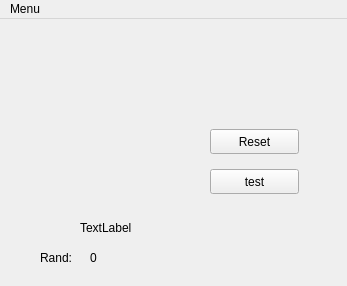
<?xml version="1.0" encoding="UTF-8"?>
<ui version="4.0">
 <class>MainWindow</class>
 <widget class="QMainWindow" name="MainWindow">
  <property name="geometry">
   <rect>
    <x>0</x>
    <y>0</y>
    <width>347</width>
    <height>286</height>
   </rect>
  </property>
  <property name="windowTitle">
   <string>Minesweeper</string>
  </property>
  <widget class="QWidget" name="centralWidget">
   <widget class="QLabel" name="label">
    <property name="geometry">
     <rect>
      <x>80</x>
      <y>200</y>
      <width>67</width>
      <height>17</height>
     </rect>
    </property>
    <property name="text">
     <string>TextLabel</string>
    </property>
   </widget>
   <widget class="QLabel" name="label_2">
    <property name="geometry">
     <rect>
      <x>40</x>
      <y>230</y>
      <width>41</width>
      <height>17</height>
     </rect>
    </property>
    <property name="text">
     <string>Rand: </string>
    </property>
   </widget>
   <widget class="QLabel" name="label_3">
    <property name="geometry">
     <rect>
      <x>90</x>
      <y>230</y>
      <width>221</width>
      <height>17</height>
     </rect>
    </property>
    <property name="text">
     <string>0</string>
    </property>
   </widget>
   <widget class="QLabel" name="label_4">
    <property name="geometry">
     <rect>
      <x>210</x>
      <y>110</y>
      <width>67</width>
      <height>17</height>
     </rect>
    </property>
    <property name="text">
     <string/>
    </property>
   </widget>
   <widget class="QPushButton" name="b_reset">
    <property name="geometry">
     <rect>
      <x>210</x>
      <y>110</y>
      <width>89</width>
      <height>25</height>
     </rect>
    </property>
    <property name="text">
     <string>Reset</string>
    </property>
   </widget>
   <widget class="QPushButton" name="b_test">
    <property name="geometry">
     <rect>
      <x>210</x>
      <y>150</y>
      <width>89</width>
      <height>25</height>
     </rect>
    </property>
    <property name="text">
     <string>test</string>
    </property>
   </widget>
  </widget>
  <widget class="QMenuBar" name="menuBar">
   <property name="geometry">
    <rect>
     <x>0</x>
     <y>0</y>
     <width>347</width>
     <height>22</height>
    </rect>
   </property>
   <widget class="QMenu" name="menuMenu">
    <property name="title">
     <string>Menu</string>
    </property>
   </widget>
   <addaction name="menuMenu"/>
  </widget>
 </widget>
 <layoutdefault spacing="6" margin="11"/>
 <resources/>
 <connections/>
</ui>
